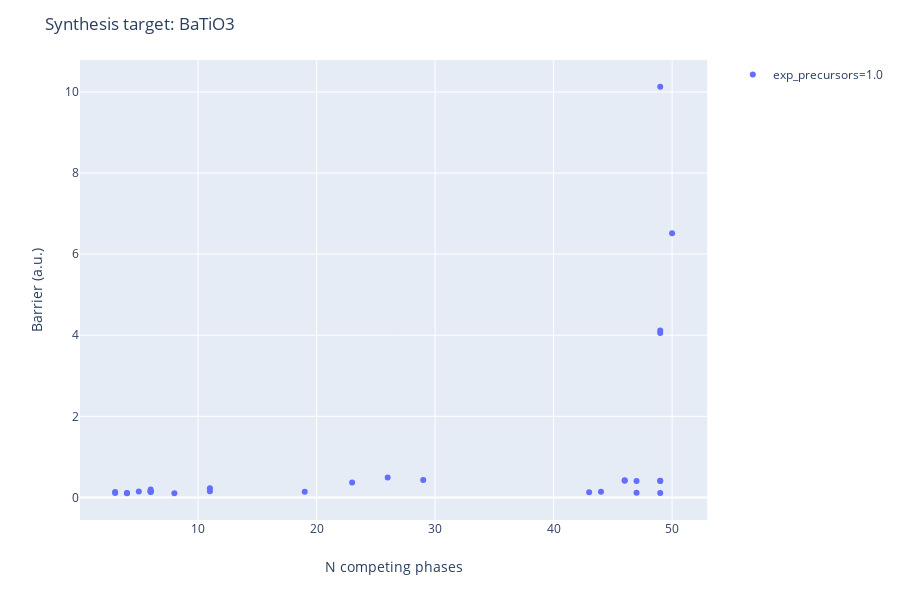

Here is the notebook cell this chart was saved with:
### Code cell
router.recommend_routes(temperature=1000, pressure=DEFAULT_GAS_PRESSURES,
                        allow_gas_release=True, show_known_precursors_only=True)

### Figure 1 — Plotly figure (JSON) as saved in the notebook; plotly's stock layout.template omitted (floating-point values rounded to 4 significant figures)
{"data": [{"customdata": [["1.0 TiO2(mp-554278) + 1.0 BaO(mp-1342)"], ["-1.0 CO2(mp-20066) + 1.0 TiO2(mp-554278) + 1.0 BaCO3(mp-5504)"], ["1.0 TiO(mp-1071163) + 1.0 BaO2(mp-1105)"], ["-0.5 CO2(mp-20066) + 1.0 TiO2(mp-554278) + 0.5 C(mp-568286) + 1.0 BaO2(mp-1105)"], ["-0.25 CO2(mp-20066) + 0.75 TiO2(mp-554278) + 0.25 TiC(mp-631) + 1.0 BaO2(mp-1105)"], ["1.0 TiO2(mp-554278) + 1.0 BaO2(mp-1105) + -0.5 O2(mp-1091399)"], ["0.5 TiO2(mp-554278) + 1.0 BaO2(mp-1105) + 0.5 Ti(mp-72)"], ["1.0 TiO2(mp-554278) + 0.5 BaO2(mp-1105) + 0.5 Ba(mp-122)"], ["1.0 TiO2(mp-554278) + 0.5 O2(mp-1091399) + 1.0 Ba(mp-122)"], ["1.0 BaO(mp-1342) + 1.0 TiO(mp-1071163) + 0.5 O2(mp-1091399)"], ["0.5 BaO(mp-1342) + 0.5 Ti2O3(mp-458) + 0.5 BaO2(mp-1105)"], ["1.0 BaO(mp-1342) + 0.5 Ti2O3(mp-458) + 0.25 O2(mp-1091399)"], ["-1.0 CO2(mp-20066) + 1.0 BaO(mp-1342) + 1.0 TiC(mp-631) + 2.0 O2(mp-1091399)"], ["1.0 BaO(mp-1342) + 1.0 O2(mp-1091399) + 1.0 Ti(mp-72)"], ["-0.25 CO2(mp-20066) + 0.25 C(mp-568286) + 0.5 Ti2O3(mp-458) + 1.0 BaO2(mp-1105)"], ["-1.0 CO2(mp-20066) + 1.0 BaCO3(mp-5504) + 1.0 TiO(mp-1071163) + 0.5 O2(mp-1091399)"], ["-0.5 CO2(mp-20066) + 0.5 BaCO3(mp-5504) + 0.5 Ti2O3(mp-458) + 0.5 BaO2(mp-1105)"], ["-1.0 CO2(mp-20066) + 1.0 BaCO3(mp-5504) + 0.5 Ti2O3(mp-458) + 0.25 O2(mp-1091399)"], ["-2.0 CO2(mp-20066) + 1.0 BaCO3(mp-5504) + 1.0 TiC(mp-631) + 2.0 O2(mp-1091399)"], ["-1.0 CO2(mp-20066) + 1.0 BaCO3(mp-5504) + 1.0 O2(mp-1091399) + 1.0 Ti(mp-72)"], ["1.0 TiO(mp-1071163) + 1.0 O2(mp-1091399) + 1.0 Ba(mp-122)"], ["-0.1429 CO2(mp-20066) + 0.4286 Ti2O3(mp-458) + 0.1429 TiC(mp-631) + 1.0 BaO2(mp-1105)"], ["0.5 Ti2O3(mp-458) + 1.0 BaO2(mp-1105) + -0.25 O2(mp-1091399)"], ["0.3333 Ti2O3(mp-458) + 1.0 BaO2(mp-1105) + 0.3333 Ti(mp-72)"], ["0.5 Ti2O3(mp-458) + 0.75 BaO2(mp-1105) + 0.25 Ba(mp-122)"], ["0.5 Ti2O3(mp-458) + 0.75 O2(mp-1091399) + 1.0 Ba(mp-122)"], ["-1.0 CO2(mp-20066) + 1.0 TiC(mp-631) + 1.0 BaO2(mp-1105) + 1.5 O2(mp-1091399)"], ["-1.0 CO2(mp-20066) + 1.0 TiC(mp-631) + 2.5 O2(mp-1091399) + 1.0 Ba(mp-122)"], ["1.0 BaO2(mp-1105) + 0.5 O2(mp-1091399) + 1.0 Ti(mp-72)"], ["1.5 O2(mp-1091399) + 1.0 Ti(mp-72) + 1.0 Ba(mp-122)"]], "hoverlabel": {"namelength": 0}, "hovertemplate": "exp_precursors=1.0<br>n_competing=%{x}<br>barrier=%{y}<br>summary=%{customdata[0]}", "legendgroup": "exp_precursors=1.0", "marker": {"color": "#636efa", "symbol": "circle"}, "mode": "markers", "name": "exp_precursors=1.0", "showlegend": true, "type": "scatter", "x": [26, 23, 8, 43, 44, 29, 4, 11, 11, 46, 3, 6, 49, 49, 6, 46, 6, 5, 49, 47, 49, 6, 6, 3, 19, 47, 49, 50, 4, 49], "xaxis": "x", "y": [0.49, 0.3714, 0.1062, 0.1299, 0.1403, 0.4282, 0.11, 0.1523, 0.2292, 0.4242, 0.1364, 0.1438, 4.054, 4.12, 0.134, 0.4136, 0.1552, 0.1446, 0.4136, 0.4085, 0.4066, 0.1409, 0.1934, 0.111, 0.1382, 0.1142, 0.1073, 6.512, 0.1036, 10.13], "yaxis": "y"}], "layout": {"height": 600, "legend": {"tracegroupgap": 0}, "margin": {"t": 60}, "title": {"text": "Synthesis target: BaTiO3"}, "xaxis": {"anchor": "y", "domain": [0, 0.98], "title": {"text": "N competing phases"}}, "yaxis": {"anchor": "x", "domain": [0, 1], "title": {"text": "Barrier (a.u.)"}}}}
